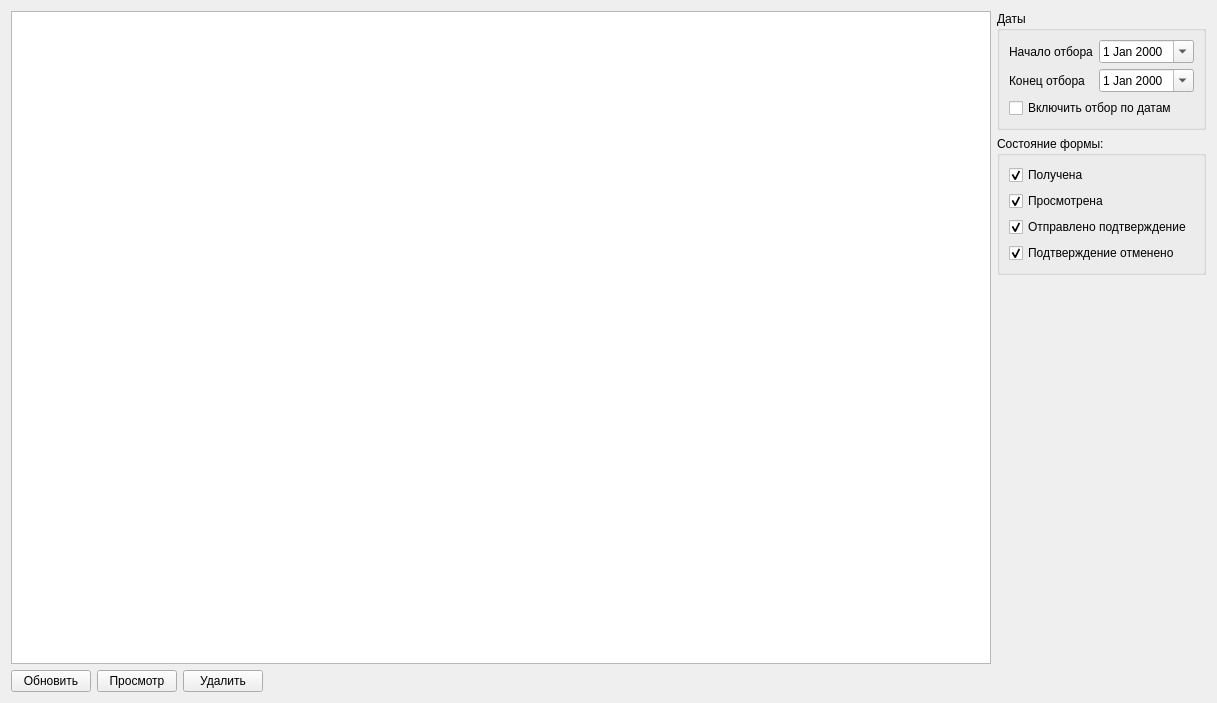
<?xml version="1.0" encoding="UTF-8"?>
<ui version="4.0">
 <class>FCogi</class>
 <widget class="QWidget" name="FCogi">
  <property name="windowModality">
   <enum>Qt::ApplicationModal</enum>
  </property>
  <property name="geometry">
   <rect>
    <x>0</x>
    <y>0</y>
    <width>1217</width>
    <height>703</height>
   </rect>
  </property>
  <property name="windowTitle">
   <string>Входящие формы из ЦУП</string>
  </property>
  <property name="windowIcon">
   <iconset resource="res.qrc">
    <normaloff>:/res/1/email_send_receive.png</normaloff>:/res/1/email_send_receive.png</iconset>
  </property>
  <layout class="QGridLayout" name="gridLayout">
   <item row="0" column="0">
    <widget class="QTableView" name="tableView"/>
   </item>
   <item row="0" column="1">
    <layout class="QVBoxLayout" name="verticalLayout_3">
     <item>
      <widget class="QGroupBox" name="groupBox_3">
       <property name="title">
        <string>Даты</string>
       </property>
       <layout class="QVBoxLayout" name="verticalLayout_2">
        <item>
         <layout class="QHBoxLayout" name="horizontalLayout_2">
          <item>
           <widget class="QLabel" name="label">
            <property name="text">
             <string>Начало отбора</string>
            </property>
           </widget>
          </item>
          <item>
           <widget class="QDateEdit" name="de1">
            <property name="calendarPopup">
             <bool>true</bool>
            </property>
           </widget>
          </item>
         </layout>
        </item>
        <item>
         <layout class="QHBoxLayout" name="horizontalLayout_3">
          <item>
           <widget class="QLabel" name="label_2">
            <property name="text">
             <string>Конец отбора</string>
            </property>
           </widget>
          </item>
          <item>
           <widget class="QDateEdit" name="de2">
            <property name="calendarPopup">
             <bool>true</bool>
            </property>
           </widget>
          </item>
         </layout>
        </item>
        <item>
         <widget class="QCheckBox" name="cbDat">
          <property name="text">
           <string>Включить отбор по датам</string>
          </property>
         </widget>
        </item>
       </layout>
      </widget>
     </item>
     <item>
      <widget class="QGroupBox" name="groupBox">
       <property name="title">
        <string>Состояние формы:</string>
       </property>
       <layout class="QVBoxLayout" name="verticalLayout">
        <item>
         <widget class="QCheckBox" name="cb_pol">
          <property name="text">
           <string>Получена</string>
          </property>
          <property name="checked">
           <bool>true</bool>
          </property>
         </widget>
        </item>
        <item>
         <widget class="QCheckBox" name="cb_prosm">
          <property name="text">
           <string>Просмотрена</string>
          </property>
          <property name="checked">
           <bool>true</bool>
          </property>
         </widget>
        </item>
        <item>
         <widget class="QCheckBox" name="cb_podt">
          <property name="text">
           <string>Отправлено подтверждение</string>
          </property>
          <property name="checked">
           <bool>true</bool>
          </property>
         </widget>
        </item>
        <item>
         <widget class="QCheckBox" name="cb_opodt">
          <property name="text">
           <string>Подтверждение отменено</string>
          </property>
          <property name="checked">
           <bool>true</bool>
          </property>
         </widget>
        </item>
       </layout>
      </widget>
     </item>
     <item>
      <spacer name="verticalSpacer">
       <property name="orientation">
        <enum>Qt::Vertical</enum>
       </property>
       <property name="sizeHint" stdset="0">
        <size>
         <width>20</width>
         <height>40</height>
        </size>
       </property>
      </spacer>
     </item>
    </layout>
   </item>
   <item row="1" column="0">
    <layout class="QHBoxLayout" name="horizontalLayout">
     <item>
      <widget class="QPushButton" name="pb_Refresh">
       <property name="text">
        <string>Обновить</string>
       </property>
       <property name="icon">
        <iconset resource="res.qrc">
         <normaloff>:/res/Sync.png</normaloff>:/res/Sync.png</iconset>
       </property>
       <property name="iconSize">
        <size>
         <width>32</width>
         <height>32</height>
        </size>
       </property>
      </widget>
     </item>
     <item>
      <widget class="QPushButton" name="pbView">
       <property name="text">
        <string>Просмотр</string>
       </property>
       <property name="icon">
        <iconset resource="res.qrc">
         <normaloff>:/res/1/text_align_justity.png</normaloff>:/res/1/text_align_justity.png</iconset>
       </property>
       <property name="iconSize">
        <size>
         <width>32</width>
         <height>32</height>
        </size>
       </property>
      </widget>
     </item>
     <item>
      <widget class="QPushButton" name="pbDel">
       <property name="text">
        <string>Удалить</string>
       </property>
       <property name="icon">
        <iconset resource="res.qrc">
         <normaloff>:/res/1/outlook_clean_up.png</normaloff>:/res/1/outlook_clean_up.png</iconset>
       </property>
       <property name="iconSize">
        <size>
         <width>32</width>
         <height>32</height>
        </size>
       </property>
      </widget>
     </item>
     <item>
      <spacer name="horizontalSpacer">
       <property name="orientation">
        <enum>Qt::Horizontal</enum>
       </property>
       <property name="sizeHint" stdset="0">
        <size>
         <width>40</width>
         <height>20</height>
        </size>
       </property>
      </spacer>
     </item>
    </layout>
   </item>
  </layout>
 </widget>
 <resources>
  <include location="res.qrc"/>
 </resources>
 <connections/>
</ui>
